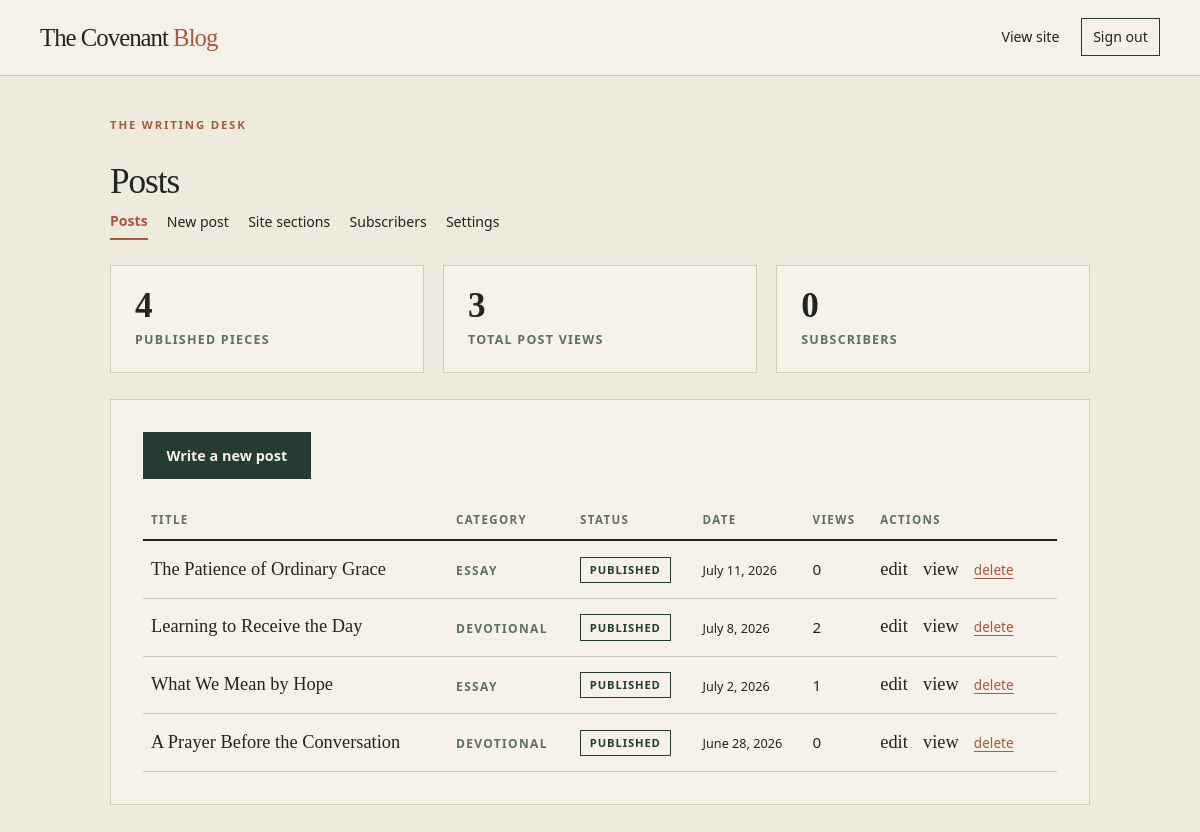
Page /desk/index.php (signed in) on the committed database.
### tables this page shows
CREATE TABLE posts (
            id INTEGER PRIMARY KEY AUTOINCREMENT,
            slug TEXT UNIQUE NOT NULL,
            title TEXT NOT NULL,
            category TEXT NOT NULL DEFAULT 'Essay',
            excerpt TEXT NOT NULL DEFAULT '',
            body TEXT NOT NULL DEFAULT '',
            status TEXT NOT NULL DEFAULT 'draft',
            published_at TEXT,
            created_at TEXT NOT NULL DEFAULT (datetime('now')),
            updated_at TEXT NOT NULL DEFAULT (datetime('now')),
            views INTEGER NOT NULL DEFAULT 0
        );

### lib/db.php (called while the page is built, shortened)
<?php
function db() {
    static $pdo = null;
    if ($pdo !== null) return $pdo;
    $dir = __DIR__ . '/../data';
    $path = $dir . '/blog.sqlite';
    $fresh = !file_exists($path);
    $pdo = new PDO('sqlite:' . $path);
    $pdo->setAttribute(PDO::ATTR_ERRMODE, PDO::ERRMODE_EXCEPTION);
    $pdo->setAttribute(PDO::ATTR_DEFAULT_FETCH_MODE, PDO::FETCH_ASSOC);
    $pdo->exec('PRAGMA journal_mode = WAL');
    $pdo->exec('PRAGMA foreign_keys = ON');
    return $pdo;
}

### lib/helpers.php (called while the page is built, shortened)
<?php
function e($value) {
    return htmlspecialchars((string)$value, ENT_QUOTES, 'UTF-8');
}
function setting($key, $default = '') {
    static $cache = null;
    if ($cache === null) {
        $cache = array();
        foreach (db()->query('SELECT key, value FROM settings') as $row) {
            $cache[$row['key']] = $row['value'];
        }
    }
    return isset($cache[$key]) ? $cache[$key] : $default;
}
function format_date($ymd) {
    $ts = strtotime($ymd);
    return $ts ? date('F j, Y', $ts) : $ymd;
}

### desk/index.php (the view, shortened to what this page needs)
<?php
require_once __DIR__ . '/inc.php';
$posts = db()->query("SELECT * FROM posts ORDER BY status = 'draft' DESC, published_at DESC, id DESC")->fetchAll();
$total_views = 0;
$published = 0;
foreach ($posts as $p) {
    $total_views += (int)$p['views'];
    if ($p['status'] === 'published') $published++;
}
$subscribers = (int)db()->query('SELECT COUNT(*) FROM subscribers')->fetchColumn();
desk_header('index', 'Posts');
?>
<div class="stat-row">
  <div class="stat"><b><?= $published ?></b><span>Published pieces</span></div>
  <div class="stat"><b><?= $total_views ?></b><span>Total post views</span></div>
  <div class="stat"><b><?= $subscribers ?></b><span>Subscribers</span></div>
</div>
<div class="desk-card">
  <div class="btn-row" style="margin:0 0 1.4rem">
    <a class="btn" href="edit.php">Write a new post</a>
  </div>
  <?php if (!$posts): ?>
    <p class="empty">Nothing here yet. Write your first post.</p>
  <?php else: ?>
  <table class="desk-table">
    <tr><th>Title</th><th>Category</th><th>Status</th><th>Date</th><th>Views</th><th>Actions</th></tr>
    <?php foreach ($posts as $p): ?>
    <tr>
      <td><a href="edit.php?id=<?= (int)$p['id'] ?>"><?= e($p['title']) ?></a></td>
      <td><span class="post-meta"><?= e($p['category']) ?></span></td>
      <td><span class="badge <?= e($p['status']) ?>"><?= e($p['status']) ?></span></td>
      <td><small><?= e(format_date($p['published_at'])) ?></small></td>
      <td><?= (int)$p['views'] ?></td>
      <td class="row-actions">
        <a href="edit.php?id=<?= (int)$p['id'] ?>">edit</a>
        <a href="/post.php?post=<?= e($p['slug']) ?>">view</a>
        <form method="post" onsubmit="return confirm('Delete &quot;<?= e($p['title']) ?>&quot; permanently?')">
          <button type="submit">delete</button>
        </form>
      </td>
    </tr>
    <?php endforeach; ?>
  </table>
  <?php endif; ?>
</div>
<?php desk_footer(); ?>

### desk/inc.php (shortened to what this page needs)
<?php
function desk_header($active, $title) {
    $tabs = array(
        'index'       => array('index.php', 'Posts'),
        'edit'        => array('edit.php', 'New post'),
        'sections'    => array('sections.php', 'Site sections'),
        'subscribers' => array('subscribers.php', 'Subscribers'),
        'settings'    => array('settings.php', 'Settings'),
    );
    ?>
<!DOCTYPE html>
<html lang="en">
<head>
<link rel="stylesheet" href="/assets/site.css">
</head>
<body class="desk-body">
<header class="site-header">
  <div class="wrap nav">
    <a class="brand" href="/"><?= e(setting('brand_main')) ?> <span><?= e(setting('brand_accent')) ?></span></a>
    <nav class="nav-links">
      <a href="/">View site</a>
      <a class="desk" href="logout.php">Sign out</a>
    </nav>
  </div>
</header>
<main class="desk-main">
  <div class="eyebrow">The writing desk</div>
  <h1 class="desk-title"><?= e($title) ?></h1>
  <nav class="desk-nav">
    <?php foreach ($tabs as $key => $tab): ?>
      <a href="<?= e($tab[0]) ?>" class="<?= $key === $active ? 'active' : '' ?>"><?= e($tab[1]) ?></a>
    <?php endforeach; ?>
  </nav>
    <?php
}
function desk_footer() {
    echo '</main></body></html>';
}

### assets/site.css (style rules this page uses)
:root { --ink:#20251f;--pine:#263b31;--moss:#60705c;--paper:#f6f2e9;--sand:#e7dfd0;--clay:#a8593f;--line:#d5cbbb;--serif:Georgia,'Times New Roman',serif;--sans:ui-sans-serif,system-ui,-apple-system,BlinkMacSystemFont,'Segoe UI',sans-serif }
* { box-sizing:border-box }
html { scroll-behavior:smooth }
body { margin:0;background:var(--paper);color:var(--ink);font-family:var(--sans);line-height:1.6 }
a { color:inherit;text-decoration-color:var(--clay);text-underline-offset:4px }
.wrap { width:min(1120px,calc(100% - 3rem));margin:auto }
.eyebrow { letter-spacing:.16em;text-transform:uppercase;font-size:.71rem;font-weight:700;color:var(--clay) }
h1,h2,h3 { font-family:var(--serif);line-height:1.08;font-weight:500 }
h1 { font-size:clamp(3rem,7vw,6.7rem);letter-spacing:-.055em;margin:.25rem 0 1.4rem }
.site-header { border-bottom:1px solid var(--line);padding:1.1rem 0;background:rgba(246,242,233,.94);position:sticky;top:0;z-index:4;backdrop-filter:blur(12px) }
.nav { display:flex;justify-content:space-between;align-items:center;gap:2rem }
.brand { font-family:var(--serif);font-size:1.55rem;text-decoration:none;letter-spacing:-.04em }
.brand span { color:var(--clay) }
.nav-links { display:flex;align-items:center;gap:1.35rem;font-size:.88rem }
.nav-links a { text-decoration:none }
.nav-links .desk { border:1px solid var(--pine);padding:.42rem .7rem }
.post-meta { font-size:.75rem;letter-spacing:.11em;text-transform:uppercase;color:var(--moss);font-weight:700 }
.desk-body { background:#efeade }
.desk-main { width:min(980px,calc(100% - 3rem));margin:0 auto;padding:2.5rem 0 5rem }
.desk-nav { display:flex;gap:1.2rem;align-items:center;font-size:.88rem;flex-wrap:wrap }
.desk-nav a { text-decoration:none;padding:.35rem 0 }
.desk-nav a.active { border-bottom:2px solid var(--clay);color:var(--clay);font-weight:700 }
.desk-card { background:var(--paper);border:1px solid var(--line);padding:2rem;margin-top:1.6rem }
.desk-title { font-family:var(--serif);font-size:2.2rem;letter-spacing:-.03em;margin:1.8rem 0 .2rem }
.stat-row { display:grid;grid-template-columns:repeat(3,1fr);gap:1.2rem;margin-top:1.6rem }
.stat { background:var(--paper);border:1px solid var(--line);padding:1.3rem 1.5rem }
.stat b { display:block;font-family:var(--serif);font-size:2.2rem;line-height:1.1 }
.stat span { font-size:.78rem;letter-spacing:.1em;text-transform:uppercase;color:var(--moss);font-weight:700 }
.desk-table { width:100%;border-collapse:collapse;font-size:.95rem }
.desk-table th { text-align:left;font-size:.72rem;letter-spacing:.12em;text-transform:uppercase;color:var(--moss);padding:.6rem .5rem;border-bottom:2px solid var(--ink) }
.desk-table td { padding:.85rem .5rem;border-bottom:1px solid var(--line);vertical-align:middle }
.desk-table td a { text-decoration:none;font-family:var(--serif);font-size:1.15rem }
.badge { display:inline-block;font-size:.7rem;letter-spacing:.08em;text-transform:uppercase;font-weight:700;padding:.2rem .55rem;border:1px solid var(--line) }
.badge.published { color:var(--pine);border-color:var(--pine) }
.row-actions { white-space:nowrap }
.row-actions a,.row-actions button { font-family:var(--sans);font-size:.85rem;margin-right:.7rem;text-decoration:underline;text-decoration-color:var(--clay);text-underline-offset:3px }
.row-actions form { display:inline;margin:0 }
.row-actions button { border:0;background:none;padding:0;cursor:pointer;color:var(--clay);font-weight:400 }
.btn { display:inline-block;font:inherit;font-weight:700;font-size:.9rem;background:var(--pine);color:var(--paper);border:1px solid var(--pine);padding:.7rem 1.4rem;cursor:pointer;text-decoration:none }
.btn-row { display:flex;gap:.9rem;align-items:center;flex-wrap:wrap;margin-top:1.8rem }

### rows in the picture
posts: title "The Patience of Ordinary Grace", category "ESSAY", status "PUBLISHED", published_at "July 11, 2026", views "0"
posts: title "Learning to Receive the Day", category "DEVOTIONAL", status "PUBLISHED", published_at "July 8, 2026", views "2"
posts: title "What We Mean by Hope", category "ESSAY", status "PUBLISHED", published_at "July 2, 2026", views "1"
posts: title "A Prayer Before the Conversation", category "DEVOTIONAL", status "PUBLISHED", published_at "June 28, 2026", views "0"

### other values in the picture
setting('brand_main') "The Covenant"
setting('brand_accent') "Blog"
$title "Posts"
$tab[1] "Posts"
$tab[1] "New post"
$tab[1] "Site sections"
$tab[1] "Subscribers"
$tab[1] "Settings"
$published "4"
$total_views "3"
$subscribers "0"
